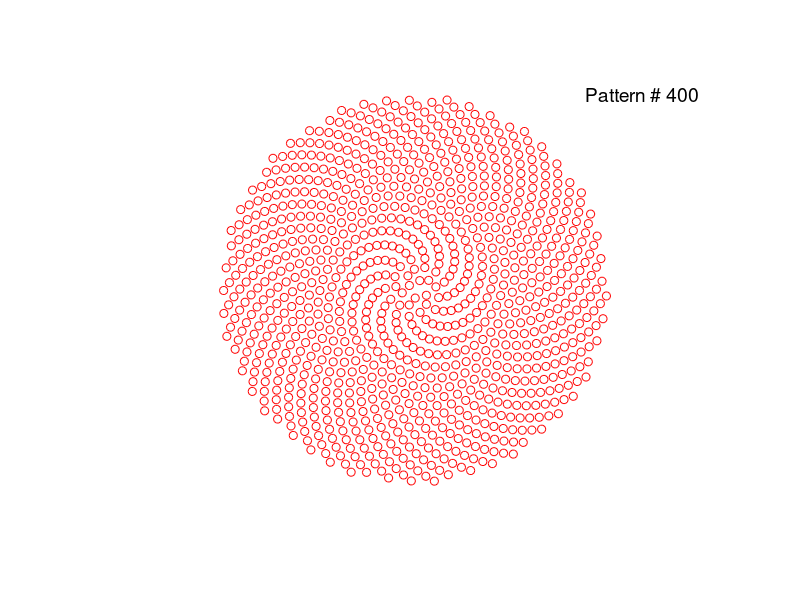

The MATLAB script that drew this image:
% sunflower, sequence of sunflower figures
% Animated display builds sunflower with 
% vector programming of sunflower petals
% compare with sunflower_x that uses two nested for loops
% significantly slower
% Script file written by fred harris of UCSD, Copyright 2021.

phi=135.0*1;
NN=1000;
rr=sqrt(1:NN);
figure(2);
set(2,'color',[1 1 1])
for k=1:400
plot(rr.*exp(j*phi*(1:NN)*pi/180),'ro')
text(28,32,['Pattern # ',num2str(k)],'fontsize',14)
axis('square')
axis([-40 40 -40 40])
axis off
pause(.05)
phi=phi+0.01;
end
